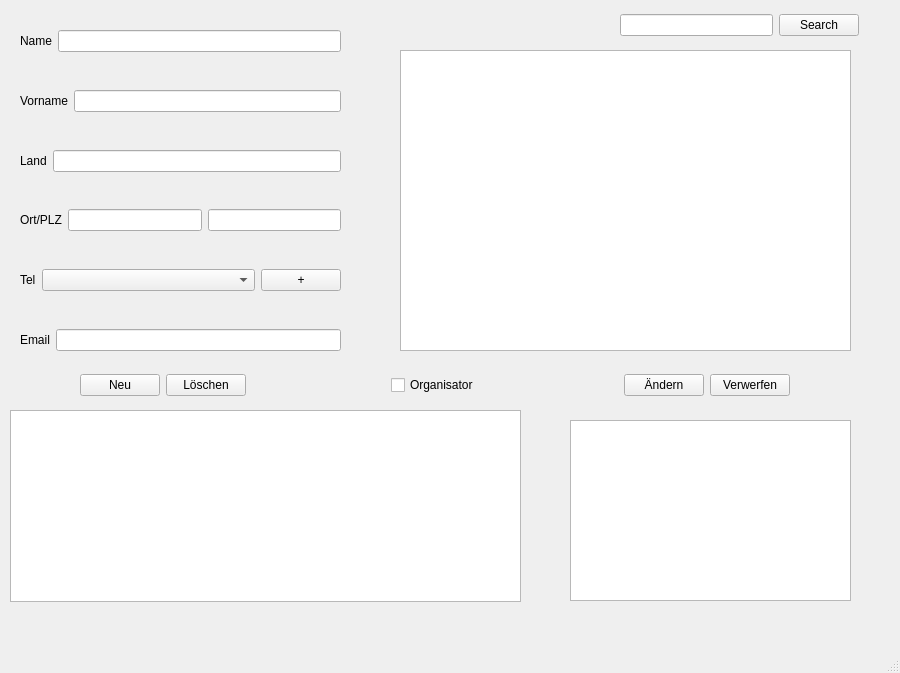
<?xml version="1.0" encoding="UTF-8"?>
<ui version="4.0">
 <class>MainWindow</class>
 <widget class="QMainWindow" name="MainWindow">
  <property name="geometry">
   <rect>
    <x>0</x>
    <y>0</y>
    <width>900</width>
    <height>673</height>
   </rect>
  </property>
  <property name="windowTitle">
   <string>MainWindow</string>
  </property>
  <widget class="QWidget" name="centralwidget">
   <widget class="QWidget" name="verticalLayoutWidget">
    <property name="geometry">
     <rect>
      <x>20</x>
      <y>30</y>
      <width>321</width>
      <height>321</height>
     </rect>
    </property>
    <layout class="QVBoxLayout" name="verticalLayout">
     <item>
      <layout class="QHBoxLayout" name="horizontalLayout">
       <item>
        <widget class="QLabel" name="label">
         <property name="text">
          <string>Name</string>
         </property>
        </widget>
       </item>
       <item>
        <widget class="QLineEdit" name="nameLine"/>
       </item>
      </layout>
     </item>
     <item>
      <spacer name="verticalSpacer">
       <property name="orientation">
        <enum>Qt::Vertical</enum>
       </property>
       <property name="sizeHint" stdset="0">
        <size>
         <width>20</width>
         <height>40</height>
        </size>
       </property>
      </spacer>
     </item>
     <item>
      <layout class="QHBoxLayout" name="horizontalLayout_2">
       <item>
        <widget class="QLabel" name="label_2">
         <property name="text">
          <string>Vorname</string>
         </property>
        </widget>
       </item>
       <item>
        <widget class="QLineEdit" name="vornameLine"/>
       </item>
      </layout>
     </item>
     <item>
      <spacer name="verticalSpacer_2">
       <property name="orientation">
        <enum>Qt::Vertical</enum>
       </property>
       <property name="sizeHint" stdset="0">
        <size>
         <width>20</width>
         <height>40</height>
        </size>
       </property>
      </spacer>
     </item>
     <item>
      <layout class="QHBoxLayout" name="horizontalLayout_3">
       <item>
        <widget class="QLabel" name="label_3">
         <property name="text">
          <string>Land</string>
         </property>
        </widget>
       </item>
       <item>
        <widget class="QLineEdit" name="landLine"/>
       </item>
      </layout>
     </item>
     <item>
      <spacer name="verticalSpacer_3">
       <property name="orientation">
        <enum>Qt::Vertical</enum>
       </property>
       <property name="sizeHint" stdset="0">
        <size>
         <width>20</width>
         <height>40</height>
        </size>
       </property>
      </spacer>
     </item>
     <item>
      <layout class="QHBoxLayout" name="horizontalLayout_4">
       <item>
        <widget class="QLabel" name="label_4">
         <property name="text">
          <string>Ort/PLZ</string>
         </property>
        </widget>
       </item>
       <item>
        <widget class="QLineEdit" name="ortLine"/>
       </item>
       <item>
        <widget class="QLineEdit" name="plzLine"/>
       </item>
      </layout>
     </item>
     <item>
      <spacer name="verticalSpacer_4">
       <property name="orientation">
        <enum>Qt::Vertical</enum>
       </property>
       <property name="sizeHint" stdset="0">
        <size>
         <width>20</width>
         <height>40</height>
        </size>
       </property>
      </spacer>
     </item>
     <item>
      <layout class="QHBoxLayout" name="horizontalLayout_5">
       <item>
        <widget class="QLabel" name="label_5">
         <property name="text">
          <string>Tel</string>
         </property>
        </widget>
       </item>
       <item>
        <widget class="QComboBox" name="telCombo">
         <property name="sizePolicy">
          <sizepolicy hsizetype="Expanding" vsizetype="Maximum">
           <horstretch>0</horstretch>
           <verstretch>0</verstretch>
          </sizepolicy>
         </property>
         <property name="minimumSize">
          <size>
           <width>0</width>
           <height>0</height>
          </size>
         </property>
         <property name="maximumSize">
          <size>
           <width>16777215</width>
           <height>16777215</height>
          </size>
         </property>
         <property name="sizeAdjustPolicy">
          <enum>QComboBox::AdjustToContents</enum>
         </property>
        </widget>
       </item>
       <item>
        <widget class="QPushButton" name="newTel">
         <property name="maximumSize">
          <size>
           <width>16777184</width>
           <height>16777215</height>
          </size>
         </property>
         <property name="sizeIncrement">
          <size>
           <width>10</width>
           <height>10</height>
          </size>
         </property>
         <property name="text">
          <string>+</string>
         </property>
        </widget>
       </item>
      </layout>
     </item>
     <item>
      <spacer name="verticalSpacer_5">
       <property name="orientation">
        <enum>Qt::Vertical</enum>
       </property>
       <property name="sizeHint" stdset="0">
        <size>
         <width>20</width>
         <height>40</height>
        </size>
       </property>
      </spacer>
     </item>
     <item>
      <layout class="QHBoxLayout" name="horizontalLayout_6">
       <item>
        <widget class="QLabel" name="label_6">
         <property name="text">
          <string>Email</string>
         </property>
        </widget>
       </item>
       <item>
        <widget class="QLineEdit" name="emailLine"/>
       </item>
      </layout>
     </item>
    </layout>
   </widget>
   <widget class="QTableWidget" name="aenderunghistorieTable">
    <property name="geometry">
     <rect>
      <x>10</x>
      <y>410</y>
      <width>511</width>
      <height>192</height>
     </rect>
    </property>
   </widget>
   <widget class="QPlainTextEdit" name="aenderungText">
    <property name="geometry">
     <rect>
      <x>570</x>
      <y>420</y>
      <width>281</width>
      <height>181</height>
     </rect>
    </property>
   </widget>
   <widget class="QTableWidget" name="klassenMitgliedTable">
    <property name="geometry">
     <rect>
      <x>400</x>
      <y>50</y>
      <width>451</width>
      <height>301</height>
     </rect>
    </property>
   </widget>
   <widget class="QWidget" name="layoutWidget">
    <property name="geometry">
     <rect>
      <x>80</x>
      <y>370</y>
      <width>710</width>
      <height>30</height>
     </rect>
    </property>
    <layout class="QHBoxLayout" name="horizontalLayout_7">
     <item>
      <widget class="QPushButton" name="neuKlassenmitgliedButtonButton">
       <property name="text">
        <string>Neu</string>
       </property>
      </widget>
     </item>
     <item>
      <widget class="QPushButton" name="loeschenKlassenmitgliedButton">
       <property name="text">
        <string>Löschen</string>
       </property>
      </widget>
     </item>
     <item>
      <spacer name="horizontalSpacer">
       <property name="orientation">
        <enum>Qt::Horizontal</enum>
       </property>
       <property name="sizeType">
        <enum>QSizePolicy::MinimumExpanding</enum>
       </property>
       <property name="sizeHint" stdset="0">
        <size>
         <width>100</width>
         <height>20</height>
        </size>
       </property>
      </spacer>
     </item>
     <item>
      <widget class="QCheckBox" name="organisatorCheck">
       <property name="text">
        <string>Organisator</string>
       </property>
      </widget>
     </item>
     <item>
      <spacer name="horizontalSpacer_2">
       <property name="orientation">
        <enum>Qt::Horizontal</enum>
       </property>
       <property name="sizeType">
        <enum>QSizePolicy::MinimumExpanding</enum>
       </property>
       <property name="sizeHint" stdset="0">
        <size>
         <width>100</width>
         <height>20</height>
        </size>
       </property>
      </spacer>
     </item>
     <item>
      <widget class="QPushButton" name="updateKlassenmitgliedButton">
       <property name="text">
        <string>Ändern</string>
       </property>
      </widget>
     </item>
     <item>
      <widget class="QPushButton" name="cancelKlassenmitgliedButton">
       <property name="text">
        <string>Verwerfen</string>
       </property>
      </widget>
     </item>
    </layout>
   </widget>
   <widget class="QWidget" name="layoutWidget">
    <property name="geometry">
     <rect>
      <x>620</x>
      <y>10</y>
      <width>239</width>
      <height>30</height>
     </rect>
    </property>
    <layout class="QHBoxLayout" name="horizontalLayout_8">
     <item>
      <widget class="QLineEdit" name="searchLine"/>
     </item>
     <item>
      <widget class="QPushButton" name="SearchButton">
       <property name="text">
        <string>Search</string>
       </property>
      </widget>
     </item>
    </layout>
   </widget>
  </widget>
  <widget class="QMenuBar" name="menubar">
   <property name="geometry">
    <rect>
     <x>0</x>
     <y>0</y>
     <width>900</width>
     <height>20</height>
    </rect>
   </property>
  </widget>
  <widget class="QStatusBar" name="statusbar"/>
 </widget>
 <resources/>
 <connections/>
</ui>
